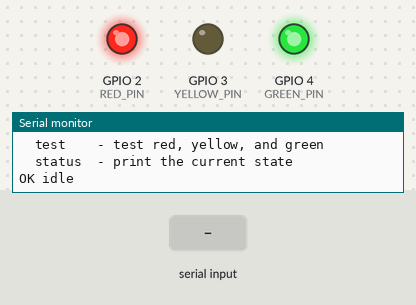
This sketch was run on a simulated ESP32-C3. Parts: output pins drawn as LEDs (lit = HIGH), the last lines printed to the serial monitor. Dashed ring = blinking. Inputs (shaded band) come from the test bench.

Above: at 1.5 s.
1.6 s: "working\n" received over Serial
At 2.6 s:
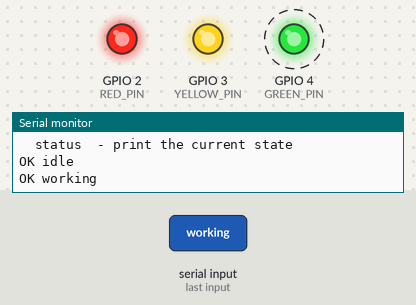
4.6 s: "waiting\n" received over Serial
At 4.69 s:
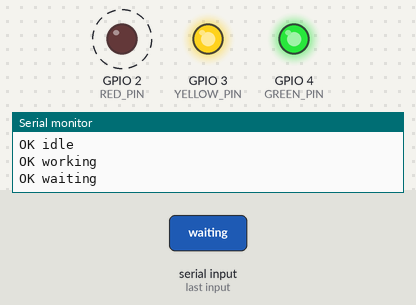
7.6 s: "idle\n" received over Serial
At 8.2 s:
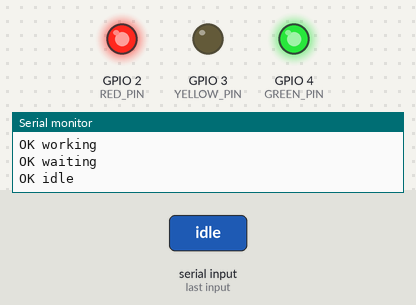
Timing chart, 0 to 10.6 s (numbered marks = the images above; inputs shaded):
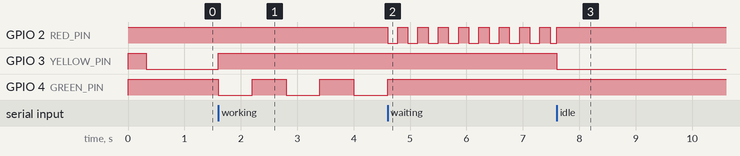

Measured:
- after the input at 1.6 s, GPIO 3 (YELLOW_PIN): LOW → HIGH at once; GPIO 4 (GREEN_PIN): alternates HIGH for 0.60 s and LOW for 0.60 s, starting at once
- after the input at 4.6 s, GPIO 2 (RED_PIN): alternates HIGH for 0.18 s and LOW for 0.18 s, starting at once; GPIO 4 (GREEN_PIN): goes on until 4.6 s, then stays HIGH
- after the input at 7.6 s, GPIO 3 (YELLOW_PIN): HIGH → LOW at once

The sketch:

traffic_light_test.ino
```cpp
// Claude Code status light for ESP32-C3 SuperMini.
// Arduino IDE board: ESP32C3 Dev Module.
// USB CDC On Boot: Enabled.

#include <string.h>

const int RED_PIN = 2;
const int YELLOW_PIN = 3;
const int GREEN_PIN = 4;

// The common positive terminal is connected to 3.3V, so LOW turns a lamp on.
const int LIGHT_ON = LOW;
const int LIGHT_OFF = HIGH;

const unsigned long WORKING_BLINK_MS = 600;
const unsigned long WAITING_BLINK_MS = 180;

enum ClaudeState {
  STATE_IDLE,
  STATE_WORKING,
  STATE_WAITING,
  STATE_OFF,
  STATE_TEST
};

ClaudeState currentState = STATE_IDLE;
unsigned long lastBlinkAt = 0;
bool blinkOn = false;

char commandBuffer[32];
size_t commandLength = 0;

void writeLight(int pin, bool on) {
  digitalWrite(pin, on ? LIGHT_ON : LIGHT_OFF);
}

void setLights(bool red, bool yellow, bool green) {
  writeLight(RED_PIN, red);
  writeLight(YELLOW_PIN, yellow);
  writeLight(GREEN_PIN, green);
}

void enterState(ClaudeState newState) {
  currentState = newState;
  lastBlinkAt = millis();
  blinkOn = true;

  switch (currentState) {
    case STATE_IDLE:
      setLights(false, true, false);
      Serial.println("OK idle");
      break;
    case STATE_WORKING:
      setLights(false, false, true);
      Serial.println("OK working");
      break;
    case STATE_WAITING:
      setLights(true, false, false);
      Serial.println("OK waiting");
      break;
    case STATE_OFF:
      setLights(false, false, false);
      Serial.println("OK off");
      break;
    case STATE_TEST:
      setLights(true, false, false);
      Serial.println("OK test");
      break;
  }
}

void printHelp() {
  Serial.println("Commands:");
  Serial.println("  working - blink green while Claude is working");
  Serial.println("  waiting - blink red while Claude needs confirmation");
  Serial.println("  idle    - keep yellow on while Claude is idle");
  Serial.println("  off     - turn all lights off");
  Serial.println("  test    - test red, yellow, and green");
  Serial.println("  status  - print the current state");
}

void printStatus() {
  switch (currentState) {
    case STATE_IDLE:
      Serial.println("STATE idle");
      break;
    case STATE_WORKING:
      Serial.println("STATE working");
      break;
    case STATE_WAITING:
      Serial.println("STATE waiting");
      break;
    case STATE_OFF:
      Serial.println("STATE off");
      break;
    case STATE_TEST:
      Serial.println("STATE test");
      break;
  }
}

void handleCommand(char* command) {
  for (size_t i = 0; command[i] != '\0'; i++) {
    if (command[i] >= 'A' && command[i] <= 'Z') {
      command[i] += 'a' - 'A';
    }
  }

  if (strcmp(command, "working") == 0) {
    enterState(STATE_WORKING);
  } else if (strcmp(command, "waiting") == 0) {
    enterState(STATE_WAITING);
  } else if (strcmp(command, "idle") == 0) {
    enterState(STATE_IDLE);
  } else if (strcmp(command, "off") == 0) {
    enterState(STATE_OFF);
  } else if (strcmp(command, "test") == 0) {
    enterState(STATE_TEST);
  } else if (strcmp(command, "status") == 0) {
    printStatus();
  } else if (strcmp(command, "help") == 0) {
    printHelp();
  } else if (command[0] != '\0') {
    Serial.print("ERROR unknown command: ");
    Serial.println(command);
  }
}

void readSerialCommands() {
  while (Serial.available() > 0) {
    char incoming = Serial.read();

    if (incoming == '\n' || incoming == '\r') {
      if (commandLength > 0) {
        commandBuffer[commandLength] = '\0';
        handleCommand(commandBuffer);
        commandLength = 0;
      }
      continue;
    }

    if (commandLength < sizeof(commandBuffer) - 1) {
      commandBuffer[commandLength++] = incoming;
    } else {
      commandLength = 0;
      Serial.println("ERROR command too long");
    }
  }
}

void updateBlinkingState() {
  unsigned long now = millis();
  unsigned long interval = currentState == STATE_WAITING
                               ? WAITING_BLINK_MS
                               : WORKING_BLINK_MS;

  if (now - lastBlinkAt < interval) {
    return;
  }

  lastBlinkAt = now;
  blinkOn = !blinkOn;

  if (currentState == STATE_WORKING) {
    setLights(false, false, blinkOn);
  } else if (currentState == STATE_WAITING) {
    setLights(blinkOn, false, false);
  }
}

void updateTestState() {
  const unsigned long stepDuration = 700;
  unsigned long step = (millis() - lastBlinkAt) / stepDuration;

  if (step == 0) {
    setLights(true, false, false);
  } else if (step == 1) {
    setLights(false, true, false);
  } else if (step == 2) {
    setLights(false, false, true);
  } else {
    enterState(STATE_IDLE);
  }
}

void setup() {
  pinMode(RED_PIN, OUTPUT);
  pinMode(YELLOW_PIN, OUTPUT);
  pinMode(GREEN_PIN, OUTPUT);
  setLights(false, false, false);

  Serial.begin(115200);
  delay(300);

  Serial.println();
  Serial.println("Claude status light ready");
  printHelp();
  enterState(STATE_IDLE);
}

void loop() {
  readSerialCommands();

  if (currentState == STATE_WORKING || currentState == STATE_WAITING) {
    updateBlinkingState();
  } else if (currentState == STATE_TEST) {
    updateTestState();
  }
}
```
